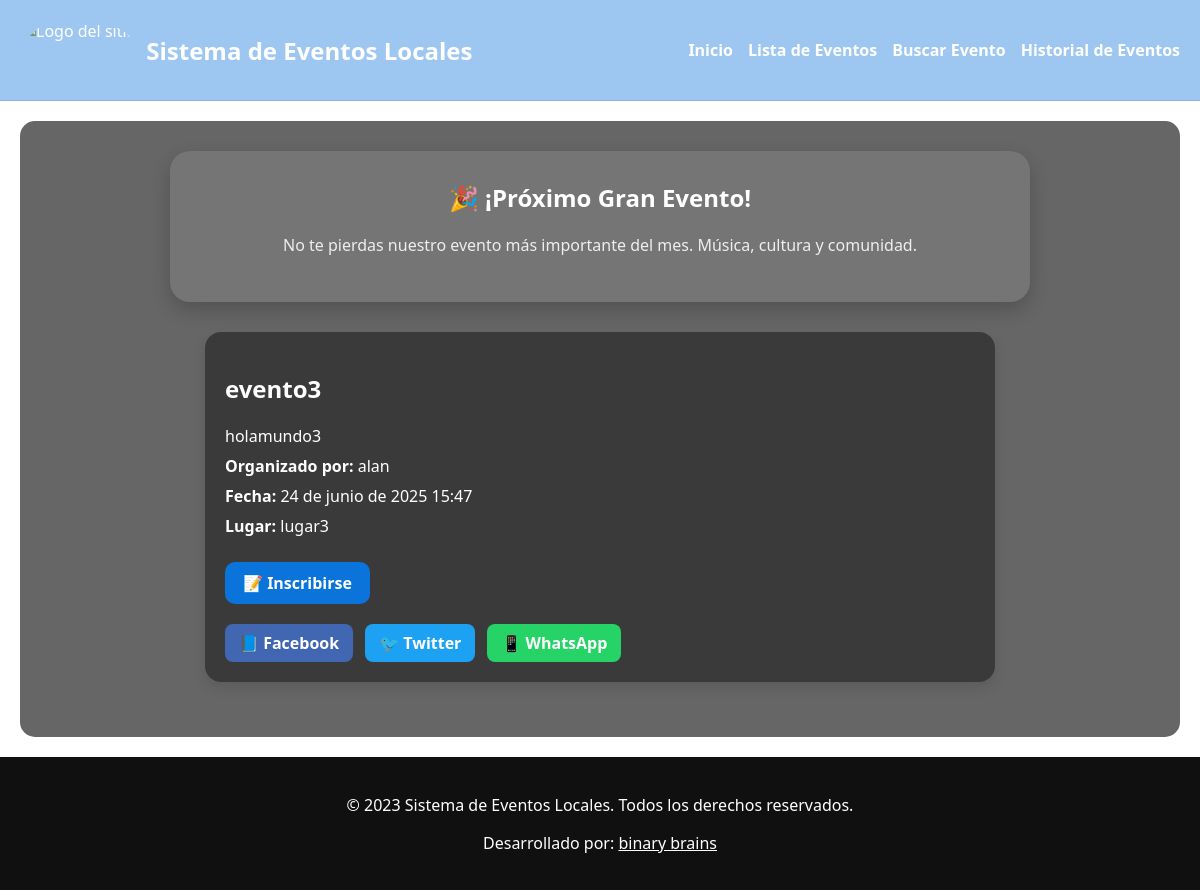
/eventos/3/, run on an earlier commit of the app's database.
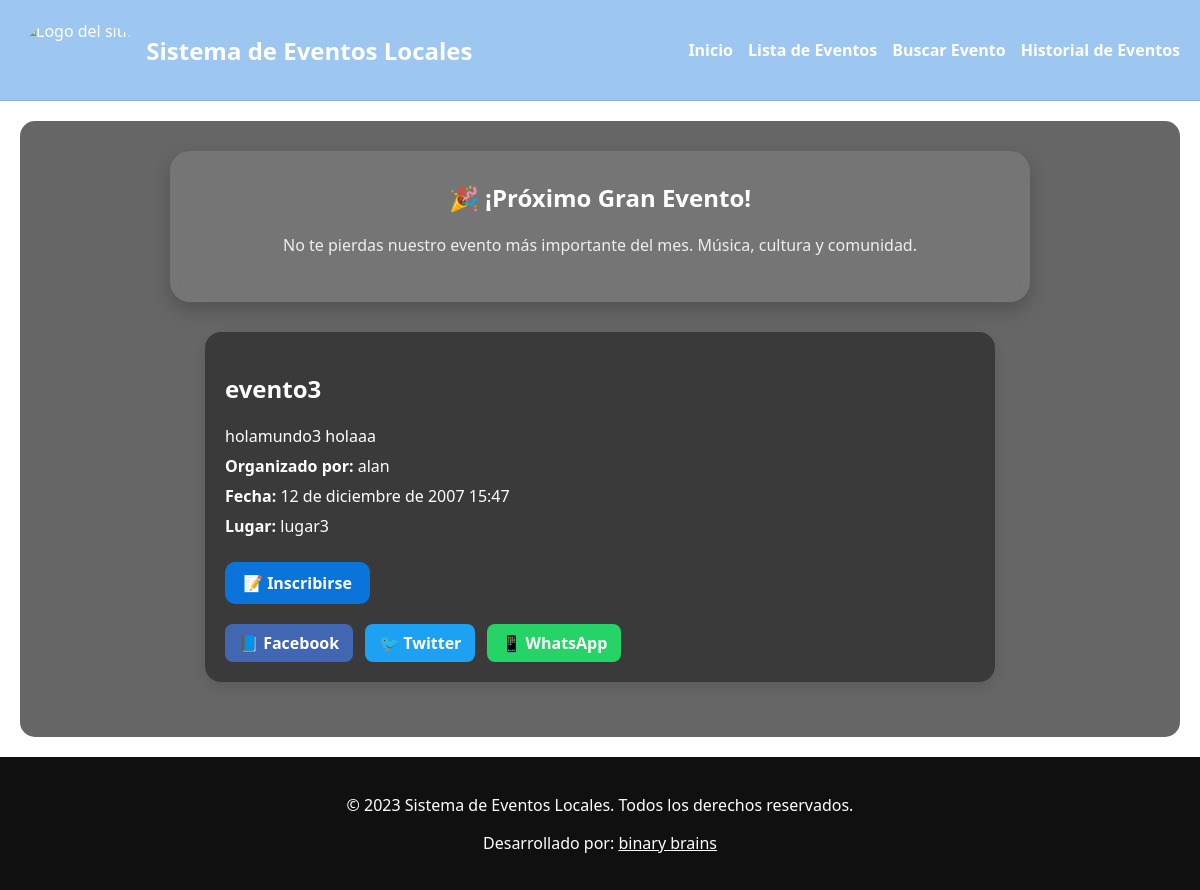
And on a later commit of the database.
### eventos/models.py (models this page shows, shortened)
class Evento(models.Model):
    titulo = models.CharField(max_length=200)
    descripcion = models.TextField()
    fecha = models.DateField()
    hora = models.TimeField()
    lugar = models.ForeignKey(Lugar, on_delete=models.CASCADE)
    organizador = models.ForeignKey(Organizador, on_delete=models.CASCADE)

class Organizador(models.Model):
    nombre = models.CharField(max_length=100)
    email = models.EmailField()

class Lugar(models.Model):
    nombre = models.CharField(max_length=100)
    direccion = models.CharField(max_length=255)

### eventos/views.py (the view)
# urls.py: path('eventos/<int:evento_id>/', views.detalle_evento, name='detalle_evento'),
def detalle_evento(request, evento_id):
    evento = get_object_or_404(Evento, pk=evento_id)
    return render(request, 'eventos/detalle_evento.html', {'evento': evento})

### eventos/templates/eventos/detalle_evento.html (shortened to what this page needs)
{% extends './base.html' %}
{% load static %}
{% block content %}
<div class="evento-card">
    <h2>{{ evento.titulo }}</h2>
    <p>{{ evento.descripcion }}</p>
    <p><strong>Organizado por:</strong> {{ evento.organizador.nombre }}</p>
    <p><strong>Fecha:</strong> {{ evento.fecha }} {{ evento.hora }}</p>
    <p><strong>Lugar:</strong> {{ evento.lugar.nombre }}</p>
    <div style="margin-top: 20px;">
        <a class="button-link" href="{% url 'inscribirse' evento.id %}">📝 Inscribirse</a>
    </div>
    <div class="share-buttons">
        <a class="share-btn fb"   href="https://www.facebook.com/sharer/sharer.php?u={{ request.build_absolute_uri }}" target="_blank">
        📘 Facebook
        </a>
        <a class="share-btn tw"   href="https://twitter.com/intent/tweet?url={{ request.build_absolute_uri }}&text={{ evento.titulo|urlencode }}" target="_blank">
        🐦 Twitter
        </a>
        <a class="share-btn wa"   href="https://api.whatsapp.com/send?text={{ request.build_absolute_uri }}" target="_blank">
        📱 WhatsApp
        </a>
    </div>
</div>
{% endblock %}

What changed in the data, as far as the page shows it:
changed Evento "evento3": descripcion "holamundo3" → "holamundo3 holaaa"; fecha "24 de junio de 2025" → "12 de diciembre de 2007"
